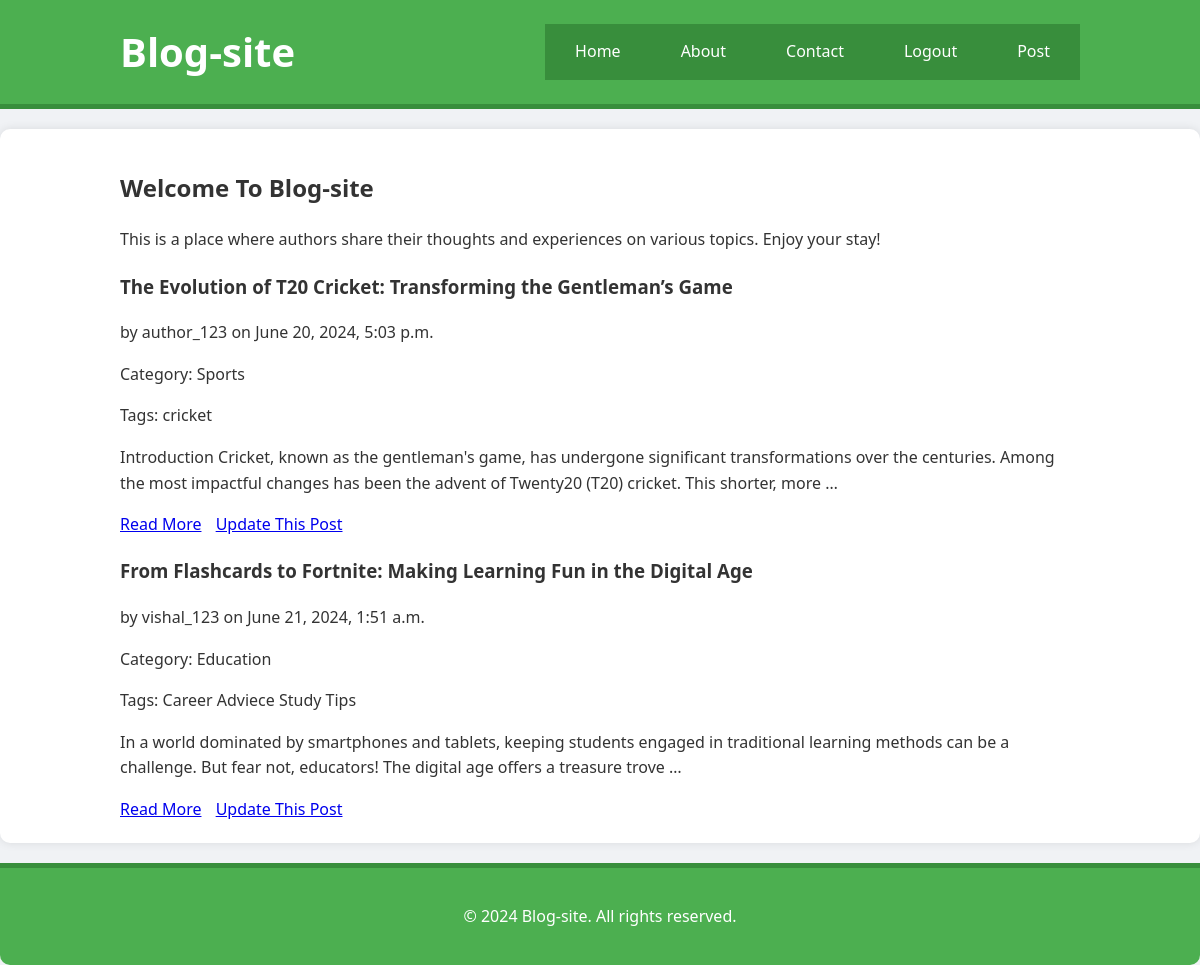
Before: /home/ (signed in) with the older database file.
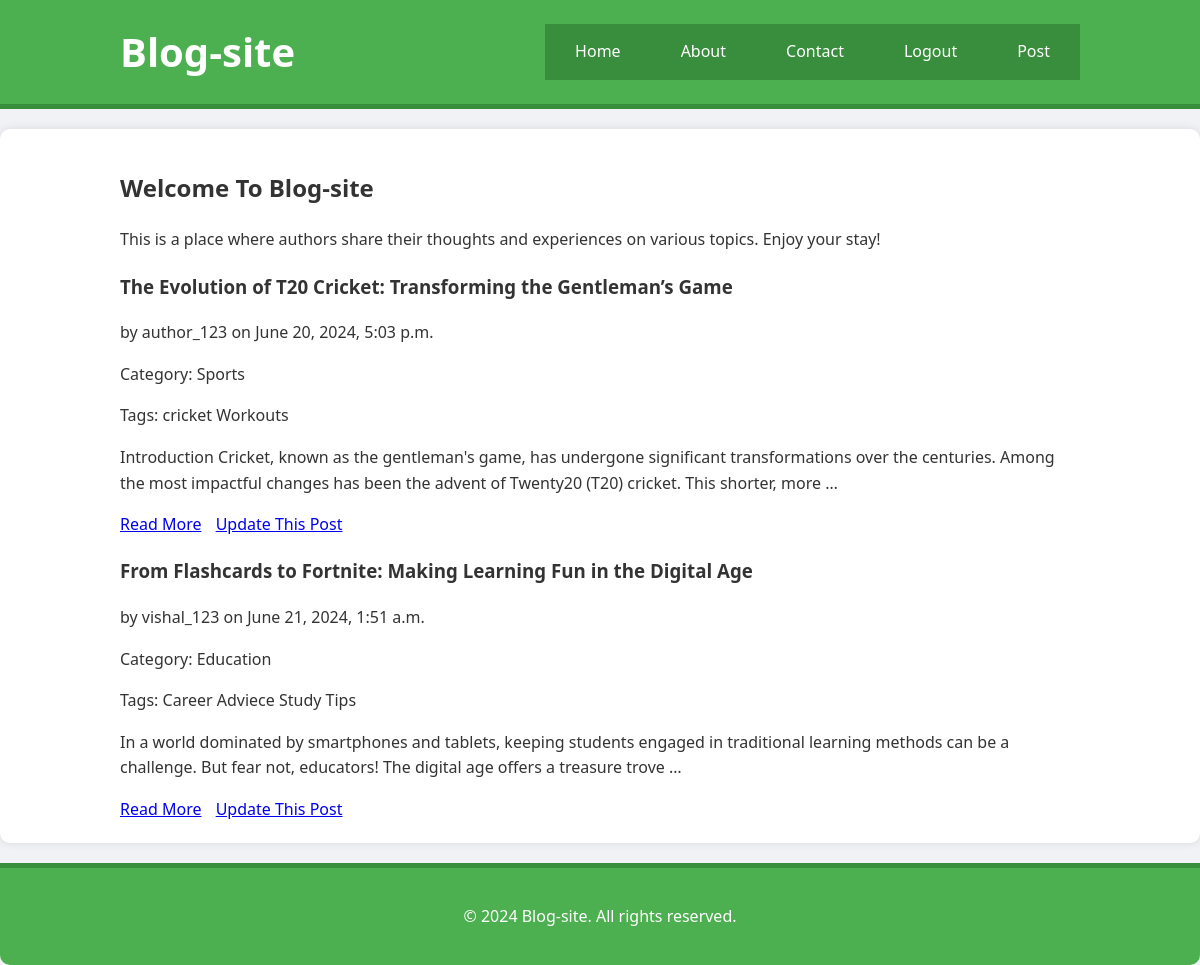
After: the same page with the newer database file.
### myblog/models.py (models this page shows, shortened)
class Post(models.Model):
    title = models.CharField(max_length=255)
    content = models.TextField()
    publish_date = models.DateTimeField(auto_now_add=True)
    author = models.ForeignKey(User, on_delete=models.CASCADE, limit_choices_to={'user_type': 'author'})  # Restrict authors
    category = models.ForeignKey(Category, on_delete=models.CASCADE, null=True, blank=True)  # Optional category
    tags = models.ManyToManyField(Tag)

class User(AbstractUser):
    TYPE_CHOICES = (
        ('author', 'Author'),
        ('reader', 'Reader'),
    )
    user_type = models.CharField(max_length=10, choices=TYPE_CHOICES, default='reader')

class Category(models.Model):
    name = models.CharField(max_length=255)

class Tag(models.Model):
    name = models.CharField(max_length=50)

### myblog/views.py (the view)
# urls.py: path('', home_view, name='home'),
@login_required
def home_view(request):
    posts = Post.objects.all()
    context = {
        "posts":posts
    }
    return render(request , 'myblog/home.html',context=context)

### templates/myblog/home.html (shortened to what this page needs)
{% extends 'base.html' %}
{% block content %}
<section class="intro">
    <h2>Welcome To Blog-site</h2>
    <p>This is a place where authors share their thoughts and experiences on various topics. Enjoy your stay!</p>
</section>
<section class="posts">
    {% for post in posts %}
    <article>
        <h3>{{ post.title }}</h3>
        <p>by {{ post.author.username }} on {{ post.publish_date }}</p>
        <p>
            Category:
            {% if post.category %}
                {{ post.category.name }}
            {% else %}
                No Category
            {% endif %}
        </p>
        <div class="tags">
            Tags:
            {% for tag in post.tags.all %}
                <span>{{ tag.name }}</span>
            {% endfor %}
        </div>
        <p>{{ post.content|truncatewords:30 }}</p>
        <span>
            <a href="{% url 'detail' post.id %}" class="read-more" style="margin-right: 10px;">Read More</a>
            <a href="{% url 'update' post.id %}" class="update">Update This Post</a>
        </span>
    </article>
    {% endfor %}
</section>
{% endblock %}

Changed rows visible on the page:
added Tag: name "Workouts", shown under Post "The Evolution of T20 Cricket: Transforming the Gentleman’s Game"
